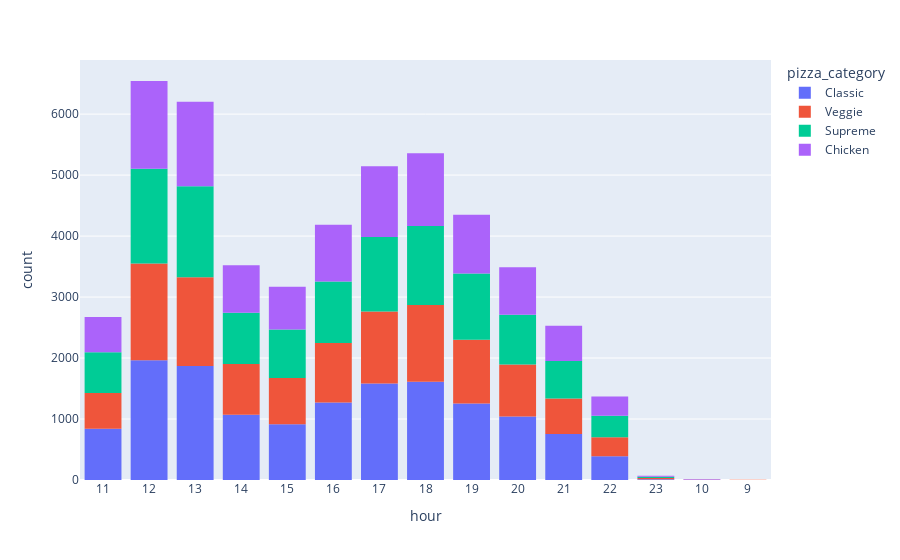

The code cell stored with this chart in its notebook:
### Code cell
px.histogram(df,x="hour", color='pizza_category')

### Figure 1 — Plotly figure (JSON) as saved in the notebook; plotly's stock layout.template omitted (floating-point values rounded to 4 significant figures; data arrays with more than 128 entries replaced by an {"elided": "..."} marker saying what was removed)
{"data": [{"alignmentgroup": "True", "bingroup": "x", "hovertemplate": "pizza_category=Classic<br>hour=%{x}<br>count=%{y}<extra></extra>", "legendgroup": "Classic", "marker": {"color": "#636efa", "pattern": {"shape": ""}}, "name": "Classic", "offsetgroup": "Classic", "orientation": "v", "showlegend": true, "type": "histogram", "x": {"elided": "14579 str values"}, "xaxis": "x", "yaxis": "y"}, {"alignmentgroup": "True", "bingroup": "x", "hovertemplate": "pizza_category=Veggie<br>hour=%{x}<br>count=%{y}<extra></extra>", "legendgroup": "Veggie", "marker": {"color": "#EF553B", "pattern": {"shape": ""}}, "name": "Veggie", "offsetgroup": "Veggie", "orientation": "v", "showlegend": true, "type": "histogram", "x": {"elided": "11449 str values"}, "xaxis": "x", "yaxis": "y"}, {"alignmentgroup": "True", "bingroup": "x", "hovertemplate": "pizza_category=Supreme<br>hour=%{x}<br>count=%{y}<extra></extra>", "legendgroup": "Supreme", "marker": {"color": "#00cc96", "pattern": {"shape": ""}}, "name": "Supreme", "offsetgroup": "Supreme", "orientation": "v", "showlegend": true, "type": "histogram", "x": {"elided": "11777 str values"}, "xaxis": "x", "yaxis": "y"}, {"alignmentgroup": "True", "bingroup": "x", "hovertemplate": "pizza_category=Chicken<br>hour=%{x}<br>count=%{y}<extra></extra>", "legendgroup": "Chicken", "marker": {"color": "#ab63fa", "pattern": {"shape": ""}}, "name": "Chicken", "offsetgroup": "Chicken", "orientation": "v", "showlegend": true, "type": "histogram", "x": {"elided": "10815 str values"}, "xaxis": "x", "yaxis": "y"}], "layout": {"barmode": "relative", "legend": {"title": {"text": "pizza_category"}, "tracegroupgap": 0}, "margin": {"t": 60}, "xaxis": {"anchor": "y", "domain": [0, 1], "title": {"text": "hour"}}, "yaxis": {"anchor": "x", "domain": [0, 1], "title": {"text": "count"}}}}
